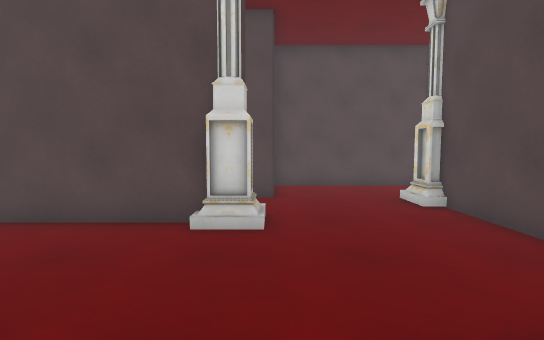
View 1 (above)

24 first-person views from a walk through a 3-D level made in the Unity game engine. The camera is 1.4 m above the floor, tilts 4° down and sees 85° across. The floor is counted in squares, 1 m on a side. Each view is taken from the middle of a square. On the plan, view 1 faces up. The plan holds only what a view shows up to about 14 squares ahead; the rest is blank. The player is left out. Some surface patterns are stand-ins.

View 2
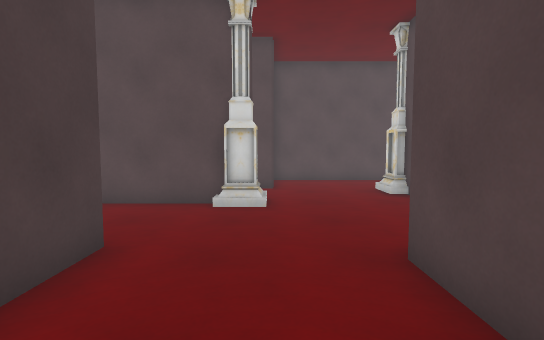

View 3
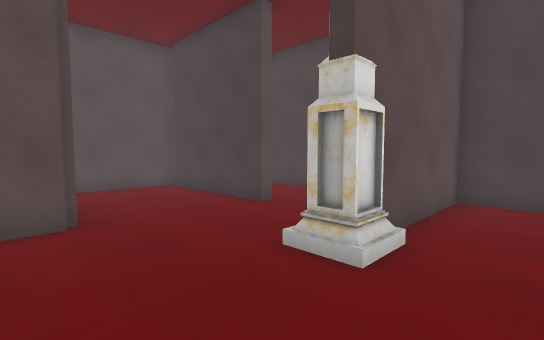

View 4
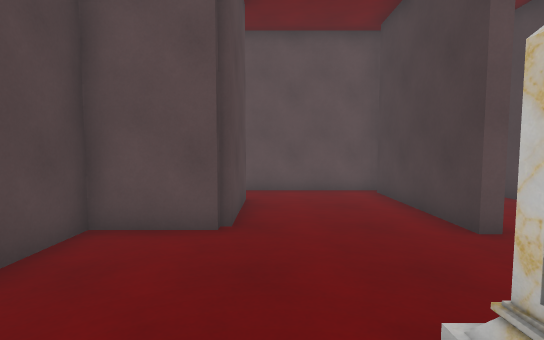

View 5
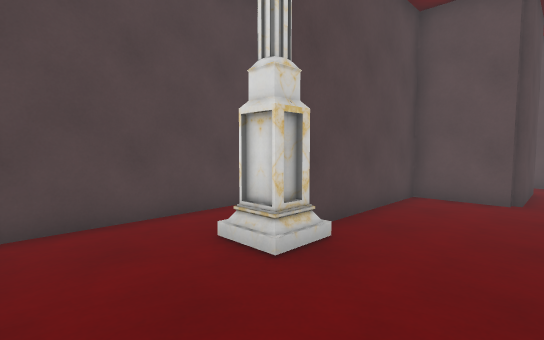

View 6
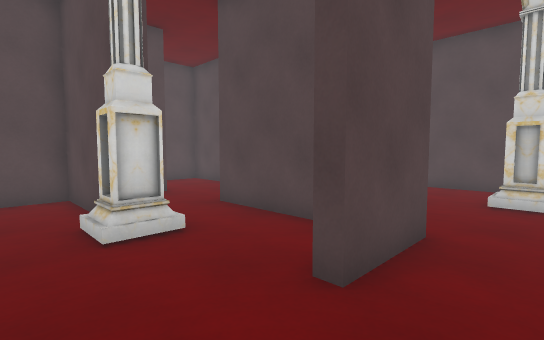

View 7
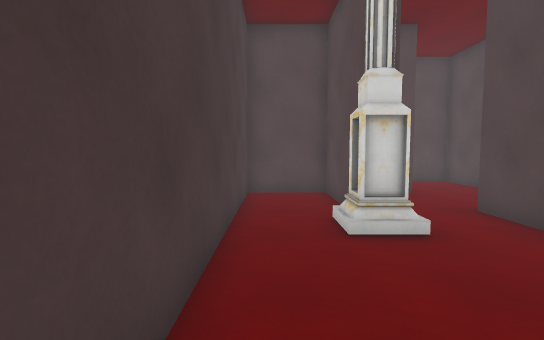

View 8
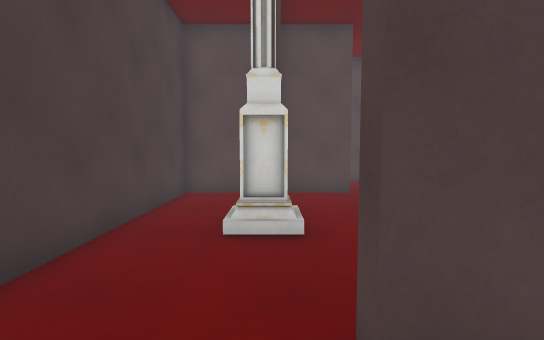

View 9
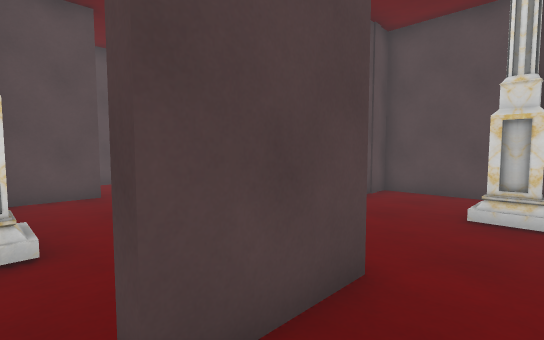

View 10
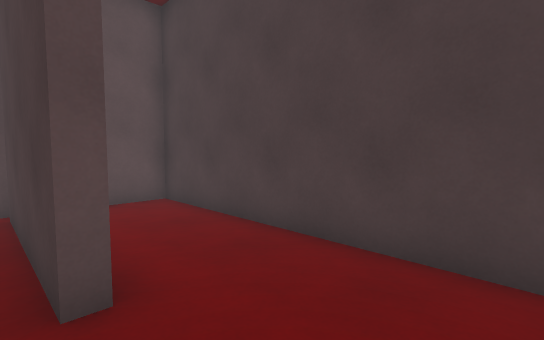

View 11
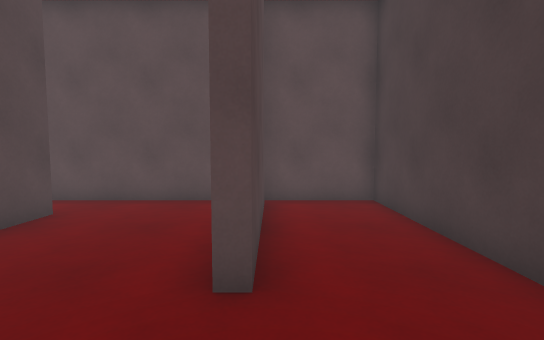

View 12
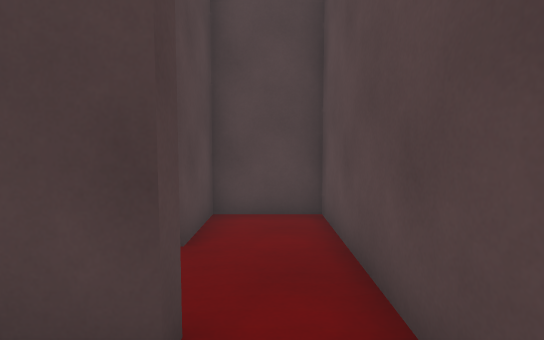

View 13
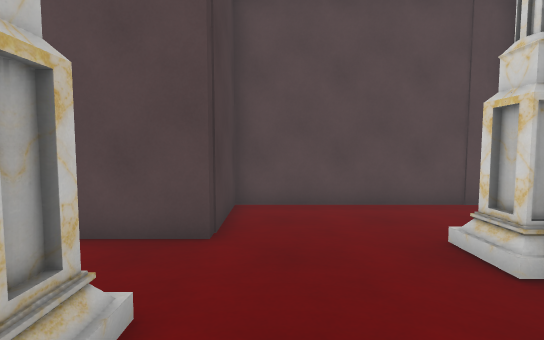

View 14
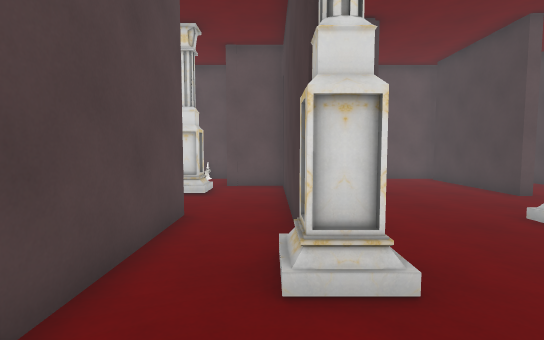

View 15
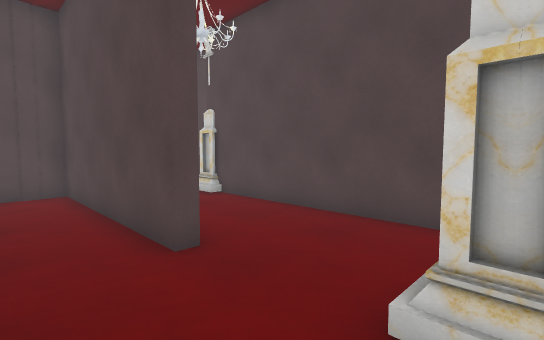

View 16
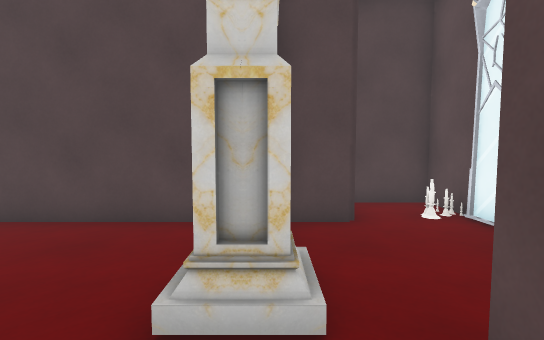

View 17
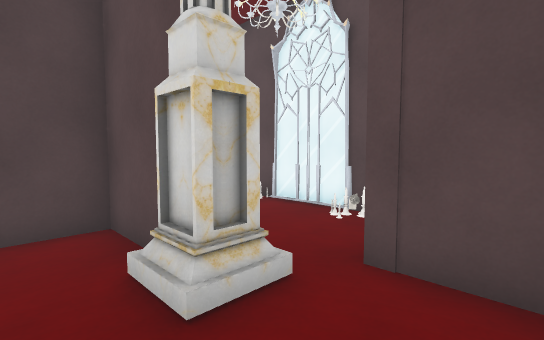

View 18
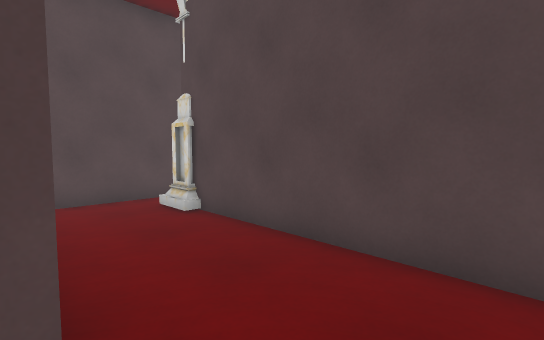

View 19
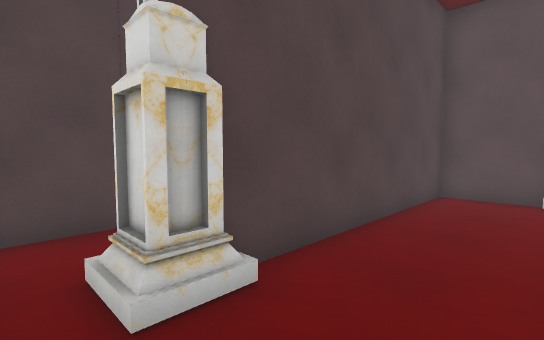

View 20
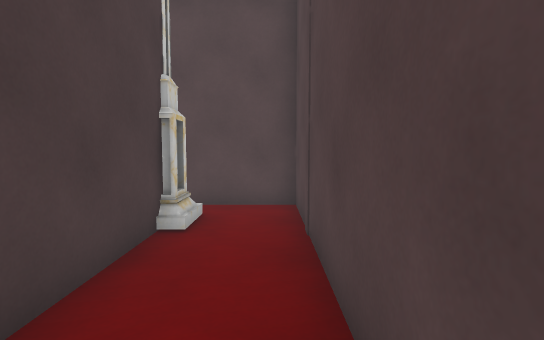

View 21
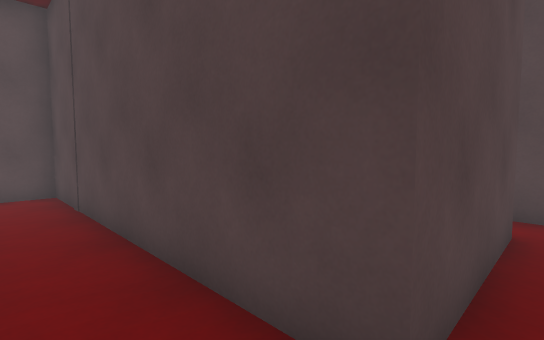

View 22
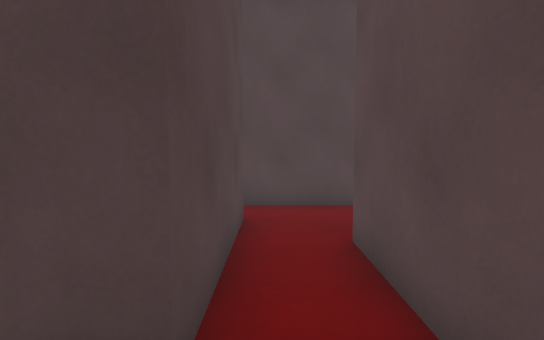

View 23
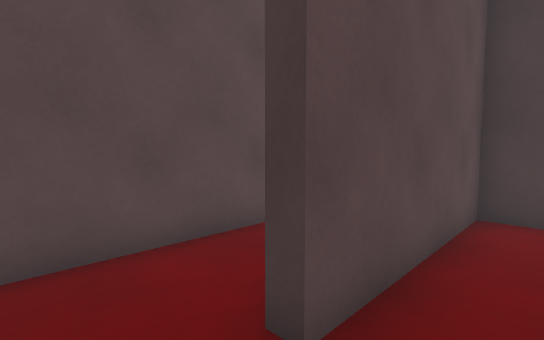

View 24
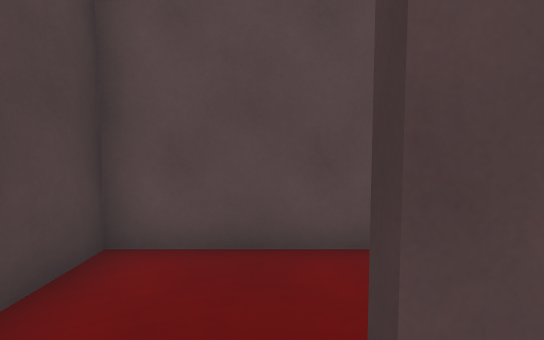

### Floor plan
Ten units are one square. View 1 is at (0, 0); x grows to the right and y downward. Boxes are objects, and circles mark ways between rooms. Rooms are numbered by the first view taken in them; rooms with no view inside come last. Other rooms are left out.
<svg viewBox="-63 -170 261 206">
<path fill="none" stroke="#000" d="M-14 -56 -52 -56M-26 -60 -14 -60M17 13 17 -19 42 -19 42 -75M-58 -50 -58 31 16 31M-28 25 -28 -22 -24 -22 -24 26M69 -84 69 -114 1 -114 1 -86 -24 -86M-32 -136 -32 -165 -58 -165 -58 -60 -26 -60M-24 -86 -24 -90M-3 -105 -3 -138M110 -94 110 -60M46 -65 46 2 68 2M74 -47 69 -47 69 -84M84 -14 106 -14 106 -94M110 -8 110 2 165 2M180 -16 136 -16 136 -114 124 -114M193 -6 193 -18M165 2 165 6M140 31 193 31 193 -6M21 13 17 13M16 31 63 31 63 7 41 7"/>
<rect x="-15" y="-65" width="20" height="20" fill="#bbb"><title>other object</title></rect>
<rect x="35" y="-85" width="20" height="10" fill="#bbb"><title>other object</title></rect>
<rect x="-35" y="-125" width="10" height="10" fill="#bbb"><title>other object</title></rect>
<rect x="65" y="-25" width="20" height="20" fill="#bbb"><title>other object</title></rect>
<rect x="105" y="-105" width="10" height="10" fill="#bbb"><title>other object</title></rect>
<circle cx="-20" cy="-75" r="3" fill="#2a7"/>
<circle cx="55" cy="-85" r="3" fill="#2a7"/>
<circle cx="20" cy="20" r="3" fill="#2a7"/>
<circle cx="175" cy="0" r="3" fill="#2a7"/>
<text x="0" y="-40">1</text>
<text x="-40" y="-110">2</text>
<text x="80" y="-130">3</text>
<text x="160" y="10">4</text>
<text x="30" y="10">5</text>
</svg>
Room 1 opens to room 2. Room 1 opens to room 3. Room 1 opens to room 5. Room 3 opens to room 4.

Where each view was taken, in squares from view 1:
view 1: 0 up, 0 right, facing up
view 2: 2 down, 0 right, facing up
view 3: 8 up, 3 right, facing down-left
view 4: 7 up, 1 right, facing down
view 5: 11 up, 1 right, facing down-right
view 6: 7 up, 5 left, facing up-right
view 7: 7 up, 5 left, facing up
view 8: 7 up, 3 left, facing up
view 9: 7 up, 3 left, facing up-right
view 10: 5 up, 2 left, facing down-left
view 11: 5 up, 3 left, facing down
view 12: 2 down, 0 right, facing right
view 13: 4 up, 1 right, facing up
view 14: 11 up, 5 right, facing down
view 15: 1 up, 5 right, facing up-right
view 16: 1 up, 5 right, facing right
view 17: 3 up, 5 right, facing down-right
view 18: 3 up, 7 right, facing up-right
view 19: 11 up, 8 right, facing down-right
view 20: 4 up, 13 right, facing up
view 21: 1 up, 12 right, facing up-right
view 22: 1 up, 12 right, facing right
view 23: 1 up, 18 right, facing down-left
view 24: 1 up, 17 right, facing down
